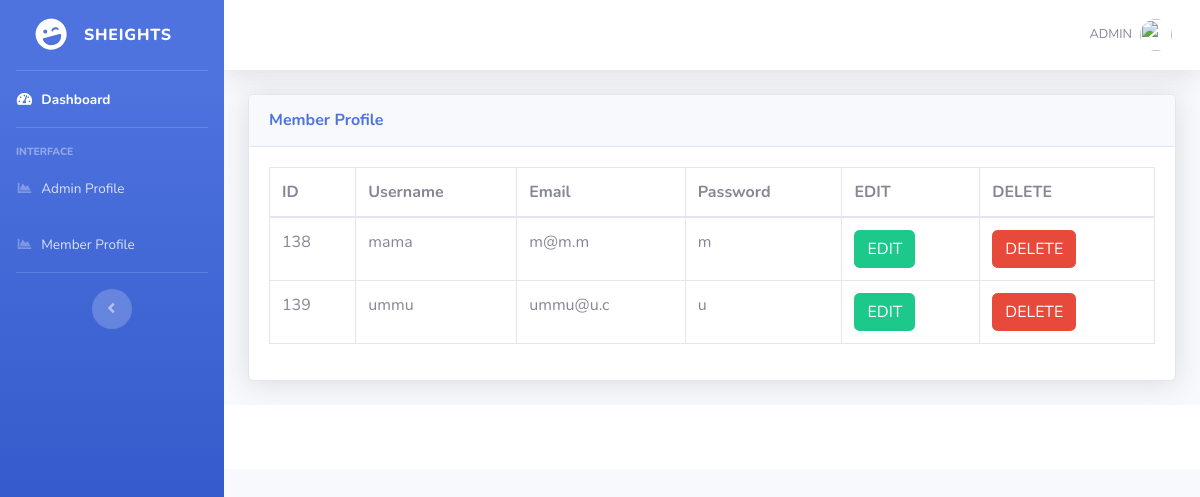
/admin_page/member_fetch.php, run on the app's committed database.
### tables this page shows
CREATE TABLE `data` (
  `id` int(255) NOT NULL,
  `email` varchar(255) NOT NULL,
  `password` varchar(255) NOT NULL,
  `username` varchar(255) NOT NULL
);

### admin_page/member_fetch.php (the view, shortened to what this page needs)
<?php
include('includes/header.php');
include('includes/navbar.php');
?>
<div class="container-fluid">
  <div class="card shadow mb-4">
    <div class="card-header py-3">
      <h6 class="m-0 font-weight-bold text-primary">Member Profile
      </h6>
    </div>
    <div class="card-body">
      <div class="table-responsive">
        <?php
        $connection = mysqli_connect("localhost", "root", "", "sheights");
        $query = "SELECT * FROM data";
        $query_run = mysqli_query($connection, $query);
        ?>
        <table class="table table-bordered" id="dataTable" width="100%" cellspacing="0">
          <thead>
            <tr>
              <th> ID </th>
              <th> Username </th>
              <th>Email </th>
              <th>Password</th>
              <th>EDIT </th>
              <th>DELETE </th>
            </tr>
          </thead>
          <tbody>
            <?php
            if (mysqli_num_rows($query_run) > 0) {
              while ($row = mysqli_fetch_assoc($query_run)) {
            ?>
                <tr>
                  <td>
                    <?php echo $row['id']; ?>
                  </td>
                  <td>
                    <?php echo $row['username']; ?>
                  </td>
                  <td>
                    <?php echo $row['email']; ?>
                  </td>
                  <td>
                    <?php echo $row['password']; ?>
                  </td>
                  <td>
                    <form action="regester_member_edit.php" method="post">
                      <button type="submit" name="edit_btn" class="btn btn-success"> EDIT</button>
                    </form>
                  </td>
                  <td>
                    <form action="admin_regester.php" method="post">
                      <button type="submit" name="delete_btn" class="btn btn-danger"> DELETE</button>
                    </form>
                  </td>
                </tr>
            <?php
              }
            } else "NO Record Found";
            ?>
          </tbody>
        </table>
      </div>
    </div>
  </div>
</div>
<?php
include('includes/footer.php');
?>

### data on the page
data: id "138", username "mama", email "m@m.m", password "m"
data: id "139", username "ummu", email "ummu@u.c", password "u"
